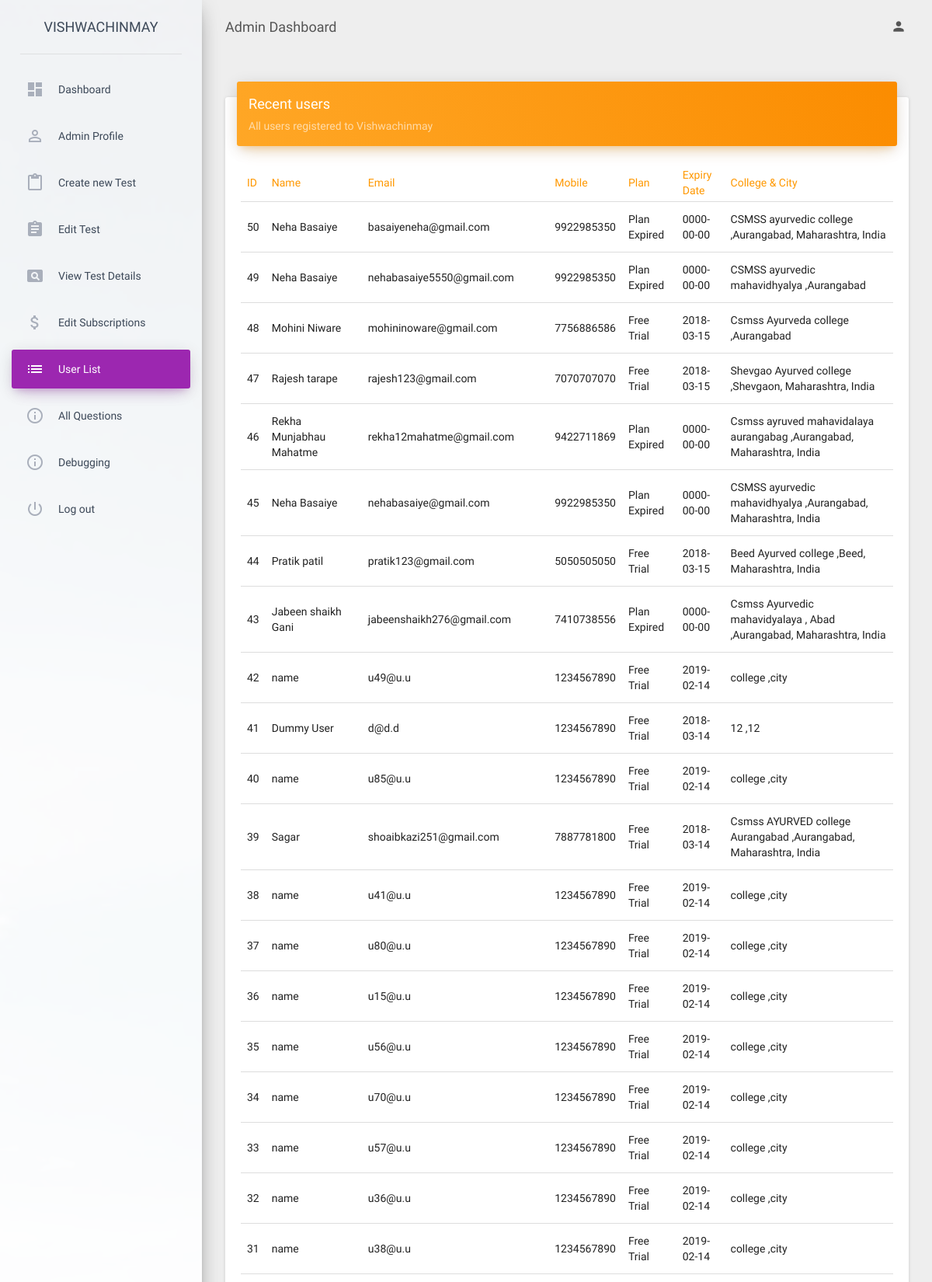
The page /admin/admin_home/user_list.php (signed in, upper part) on the database its author committed.
### tables this page shows
CREATE TABLE IF NOT EXISTS `users` (
  `userId` int(11) NOT NULL AUTO_INCREMENT,
  `userName` varchar(30) NOT NULL,
  `userEmail` varchar(60) NOT NULL,
  `userPass` varchar(255) NOT NULL,
  `userMobile` bigint(12) NOT NULL,
  `userGender` text NOT NULL,
  `userSubscription` varchar(16) NOT NULL,
  `subsType` int(8) NOT NULL,
  `amountPaid` int(11) DEFAULT NULL,
  `subStartDate` date DEFAULT NULL,
  `subEndDate` date DEFAULT NULL,
  `userCollege` varchar(64) DEFAULT NULL,
  `userCity` varchar(64) DEFAULT NULL,
  `attempts` varchar(11) DEFAULT NULL,
  `freeFlag` int(11) DEFAULT NULL,
  PRIMARY KEY (`userId`),
  UNIQUE KEY `userEmail` (`userEmail`)
);

### admin/admin_home/helpers/admin_sql_functions.php (the view, shortened to what this page needs)
<?php
    function getRecentUsers($conn, $limit){
        $sql = mysqli_query($conn,"SELECT * FROM users ORDER BY userId DESC LIMIT $limit");
        if (mysqli_num_rows($sql) >= 0) {
            while ($row = mysqli_fetch_assoc($sql)) {
                echo '<tr>';
                echo '<td>' .$row['userId']. '</td>';
                echo '<td>' .$row['userName']. '</td>';
                echo '<td>' .$row['userEmail']. '</td>';
                echo '<td>' .$row['userMobile']. '</td>';
                echo '<td>' .$row['userSubscription']. '</td>';
                echo '<td>' .$row['subEndDate']. '</td>';
                echo '<td>' .$row['userCollege'].' ,' .$row['userCity']. '</td>';
                echo '</tr>';
            }
        }
    }
?>

### rows shown on the page
users: userId "50", userName "Neha Basaiye", userEmail "basaiyeneha@gmail.com", userMobile "9922985350", userSubscription "Plan Expired", subEndDate "0000-00-00", userCollege "CSMSS ayurvedic college", userCity "Aurangabad, Maharashtra, India"
users: userId "49", userName "Neha Basaiye", userEmail "nehabasaiye5550@gmail.com", userMobile "9922985350", userSubscription "Plan Expired", subEndDate "0000-00-00", userCollege "CSMSS ayurvedic mahavidhyalya", userCity "Aurangabad"
users: userId "48", userName "Mohini Niware", userEmail "mohininoware@gmail.com", userMobile "7756886586", userSubscription "Free Trial", subEndDate "2018-03-15", userCollege "Csmss Ayurveda college", userCity "Aurangabad"
users: userId "47", userName "Rajesh tarape", userEmail "rajesh123@gmail.com", userMobile "7070707070", userSubscription "Free Trial", subEndDate "2018-03-15", userCollege "Shevgao Ayurved college", userCity "Shevgaon, Maharashtra, India"
users: userId "46", userName "Rekha Munjabhau Mahatme", userEmail "rekha12mahatme@gmail.com", userMobile "9422711869", userSubscription "Plan Expired", subEndDate "0000-00-00", userCollege "Csmss ayruved mahavidalaya aurangabag", userCity "Aurangabad, Maharashtra, India"
users: userId "45", userName "Neha Basaiye", userEmail "nehabasaiye@gmail.com", userMobile "9922985350", userSubscription "Plan Expired", subEndDate "0000-00-00", userCollege "CSMSS ayurvedic mahavidhyalya", userCity "Aurangabad, Maharashtra, India"
users: userId "44", userName "Pratik patil", userEmail "pratik123@gmail.com", userMobile "5050505050", userSubscription "Free Trial", subEndDate "2018-03-15", userCollege "Beed Ayurved college", userCity "Beed, Maharashtra, India"
users: userId "43", userName "Jabeen shaikh Gani", userEmail "jabeenshaikh276@gmail.com", userMobile "7410738556", userSubscription "Plan Expired", subEndDate "0000-00-00", userCollege "Csmss Ayurvedic mahavidyalaya , Abad", userCity "Aurangabad, Maharashtra, India"
users: userId "42", userName "name", userEmail "u49@u.u", userMobile "1234567890", userSubscription "Free Trial", subEndDate "2019-02-14", userCollege "college", userCity "city"
users: userId "41", userName "Dummy User", userEmail "d@d.d", userMobile "1234567890", userSubscription "Free Trial", subEndDate "2018-03-14", userCollege "12", userCity "12"
users: userId "40", userName "name", userEmail "u85@u.u", userMobile "1234567890", userSubscription "Free Trial", subEndDate "2019-02-14", userCollege "college", userCity "city"
users: userId "39", userName "Sagar", userEmail "shoaibkazi251@gmail.com", userMobile "7887781800", userSubscription "Free Trial", subEndDate "2018-03-14", userCollege "Csmss AYURVED college Aurangabad", userCity "Aurangabad, Maharashtra, India"
users: userId "38", userName "name", userEmail "u41@u.u", userMobile "1234567890", userSubscription "Free Trial", subEndDate "2019-02-14", userCollege "college", userCity "city"
users: userId "37", userName "name", userEmail "u80@u.u", userMobile "1234567890", userSubscription "Free Trial", subEndDate "2019-02-14", userCollege "college", userCity "city"
users: userId "36", userName "name", userEmail "u15@u.u", userMobile "1234567890", userSubscription "Free Trial", subEndDate "2019-02-14", userCollege "college", userCity "city"
users: userId "35", userName "name", userEmail "u56@u.u", userMobile "1234567890", userSubscription "Free Trial", subEndDate "2019-02-14", userCollege "college", userCity "city"
users: userId "34", userName "name", userEmail "u70@u.u", userMobile "1234567890", userSubscription "Free Trial", subEndDate "2019-02-14", userCollege "college", userCity "city"
users: userId "33", userName "name", userEmail "u57@u.u", userMobile "1234567890", userSubscription "Free Trial", subEndDate "2019-02-14", userCollege "college", userCity "city"
users: userId "32", userName "name", userEmail "u36@u.u", userMobile "1234567890", userSubscription "Free Trial", subEndDate "2019-02-14", userCollege "college", userCity "city"
users: userId "31", userName "name", userEmail "u38@u.u", userMobile "1234567890", userSubscription "Free Trial", subEndDate "2019-02-14", userCollege "college", userCity "city"
